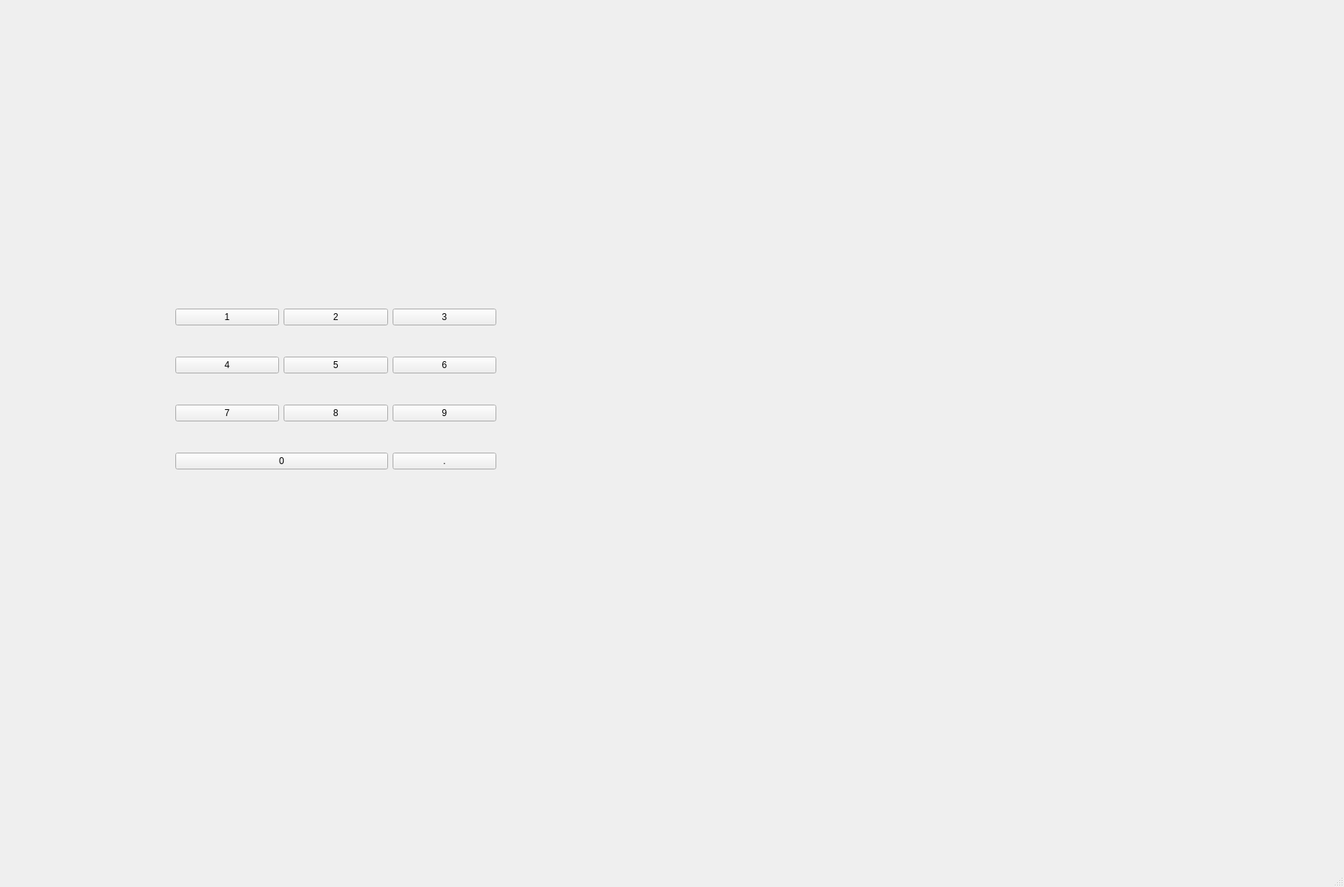
<?xml version="1.0" encoding="UTF-8"?>
<ui version="4.0">
 <class>MainWindow</class>
 <widget class="QMainWindow" name="MainWindow">
  <property name="geometry">
   <rect>
    <x>0</x>
    <y>0</y>
    <width>1763</width>
    <height>1164</height>
   </rect>
  </property>
  <property name="windowTitle">
   <string>MainWindow</string>
  </property>
  <widget class="QWidget" name="centralwidget">
   <widget class="QWidget" name="gridLayoutWidget">
    <property name="geometry">
     <rect>
      <x>230</x>
      <y>370</y>
      <width>421</width>
      <height>281</height>
     </rect>
    </property>
    <layout class="QGridLayout" name="gridLayout">
     <item row="2" column="0">
      <widget class="QPushButton" name="pushButton_7">
       <property name="text">
        <string>7</string>
       </property>
      </widget>
     </item>
     <item row="2" column="2">
      <widget class="QPushButton" name="pushButton_9">
       <property name="text">
        <string>9</string>
       </property>
      </widget>
     </item>
     <item row="2" column="1">
      <widget class="QPushButton" name="pushButton_8">
       <property name="text">
        <string>8</string>
       </property>
      </widget>
     </item>
     <item row="0" column="0">
      <widget class="QPushButton" name="pushButton">
       <property name="text">
        <string>1</string>
       </property>
      </widget>
     </item>
     <item row="1" column="1">
      <widget class="QPushButton" name="pushButton_4">
       <property name="text">
        <string>5</string>
       </property>
      </widget>
     </item>
     <item row="0" column="2">
      <widget class="QPushButton" name="pushButton_5">
       <property name="text">
        <string>3</string>
       </property>
      </widget>
     </item>
     <item row="1" column="2">
      <widget class="QPushButton" name="pushButton_6">
       <property name="text">
        <string>6</string>
       </property>
      </widget>
     </item>
     <item row="0" column="1">
      <widget class="QPushButton" name="pushButton_3">
       <property name="text">
        <string>2</string>
       </property>
      </widget>
     </item>
     <item row="1" column="0">
      <widget class="QPushButton" name="pushButton_2">
       <property name="text">
        <string>4</string>
       </property>
      </widget>
     </item>
     <item row="3" column="0" colspan="2">
      <widget class="QPushButton" name="pushButton_10">
       <property name="text">
        <string>0</string>
       </property>
      </widget>
     </item>
     <item row="3" column="2">
      <widget class="QPushButton" name="pushButton_11">
       <property name="text">
        <string>.</string>
       </property>
      </widget>
     </item>
    </layout>
   </widget>
  </widget>
  <widget class="QMenuBar" name="menubar">
   <property name="geometry">
    <rect>
     <x>0</x>
     <y>0</y>
     <width>1763</width>
     <height>30</height>
    </rect>
   </property>
  </widget>
  <widget class="QStatusBar" name="statusbar"/>
 </widget>
 <resources/>
 <connections/>
</ui>
